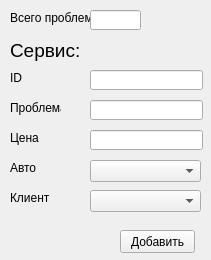
<?xml version="1.0" encoding="UTF-8"?>
<ui version="4.0">
 <class>Form</class>
 <widget class="QWidget" name="Form">
  <property name="geometry">
   <rect>
    <x>0</x>
    <y>0</y>
    <width>211</width>
    <height>260</height>
   </rect>
  </property>
  <property name="windowTitle">
   <string>Добавить сервис</string>
  </property>
  <widget class="QLineEdit" name="service_problem_line_edit">
   <property name="geometry">
    <rect>
     <x>90</x>
     <y>100</y>
     <width>113</width>
     <height>20</height>
    </rect>
   </property>
  </widget>
  <widget class="QLabel" name="label_23">
   <property name="geometry">
    <rect>
     <x>10</x>
     <y>130</y>
     <width>51</width>
     <height>16</height>
    </rect>
   </property>
   <property name="text">
    <string>Цена</string>
   </property>
  </widget>
  <widget class="QLabel" name="label_22">
   <property name="geometry">
    <rect>
     <x>10</x>
     <y>70</y>
     <width>51</width>
     <height>16</height>
    </rect>
   </property>
   <property name="text">
    <string>ID</string>
   </property>
  </widget>
  <widget class="QLineEdit" name="service_price_line_edit">
   <property name="geometry">
    <rect>
     <x>90</x>
     <y>130</y>
     <width>113</width>
     <height>20</height>
    </rect>
   </property>
  </widget>
  <widget class="QLabel" name="label_21">
   <property name="geometry">
    <rect>
     <x>10</x>
     <y>100</y>
     <width>51</width>
     <height>16</height>
    </rect>
   </property>
   <property name="text">
    <string>Проблема</string>
   </property>
  </widget>
  <widget class="QLineEdit" name="service_id_line_edit">
   <property name="geometry">
    <rect>
     <x>90</x>
     <y>70</y>
     <width>113</width>
     <height>20</height>
    </rect>
   </property>
  </widget>
  <widget class="QLabel" name="label_16">
   <property name="geometry">
    <rect>
     <x>10</x>
     <y>40</y>
     <width>121</width>
     <height>21</height>
    </rect>
   </property>
   <property name="font">
    <font>
     <pointsize>14</pointsize>
    </font>
   </property>
   <property name="text">
    <string>Сервис:</string>
   </property>
  </widget>
  <widget class="QLabel" name="label_13">
   <property name="geometry">
    <rect>
     <x>10</x>
     <y>10</y>
     <width>111</width>
     <height>16</height>
    </rect>
   </property>
   <property name="text">
    <string>Всего проблем:</string>
   </property>
  </widget>
  <widget class="QLineEdit" name="count_service_line">
   <property name="geometry">
    <rect>
     <x>90</x>
     <y>10</y>
     <width>51</width>
     <height>20</height>
    </rect>
   </property>
  </widget>
  <widget class="QLabel" name="label_24">
   <property name="geometry">
    <rect>
     <x>10</x>
     <y>160</y>
     <width>71</width>
     <height>16</height>
    </rect>
   </property>
   <property name="text">
    <string>Авто</string>
   </property>
  </widget>
  <widget class="QLabel" name="label_25">
   <property name="geometry">
    <rect>
     <x>10</x>
     <y>190</y>
     <width>71</width>
     <height>16</height>
    </rect>
   </property>
   <property name="text">
    <string>Клиент</string>
   </property>
  </widget>
  <widget class="QComboBox" name="service_car_combo_box">
   <property name="geometry">
    <rect>
     <x>90</x>
     <y>160</y>
     <width>111</width>
     <height>22</height>
    </rect>
   </property>
  </widget>
  <widget class="QComboBox" name="service_owner_combo_box">
   <property name="geometry">
    <rect>
     <x>90</x>
     <y>190</y>
     <width>111</width>
     <height>22</height>
    </rect>
   </property>
  </widget>
  <widget class="QPushButton" name="add_button_3">
   <property name="geometry">
    <rect>
     <x>120</x>
     <y>230</y>
     <width>75</width>
     <height>23</height>
    </rect>
   </property>
   <property name="text">
    <string>Добавить</string>
   </property>
  </widget>
 </widget>
 <resources/>
 <connections/>
</ui>
